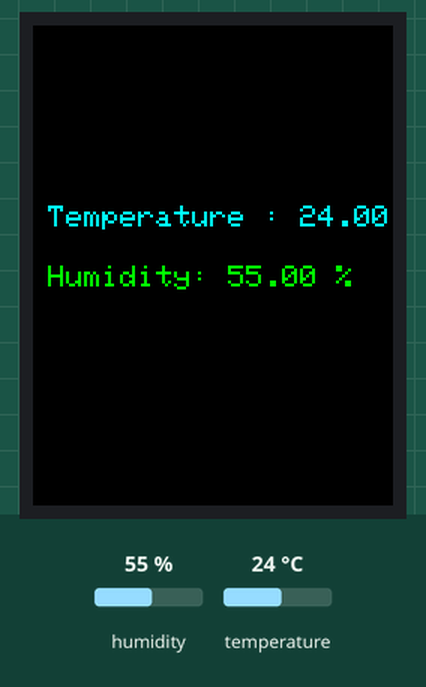
Bench run of a sketch on a simulated Arduino Uno, built with avr-gcc and run on an emulated ATmega328P. Parts: 240×320 colour display. The inputs (shaded band) are chosen by the test bench; at power-on: humidity 55 %, temperature 24 °C. What the sketch prints to the serial monitor is not drawn.

Above: at 1.3 s.
1.4 s: humidity set to 22 %
At 3.5 s:
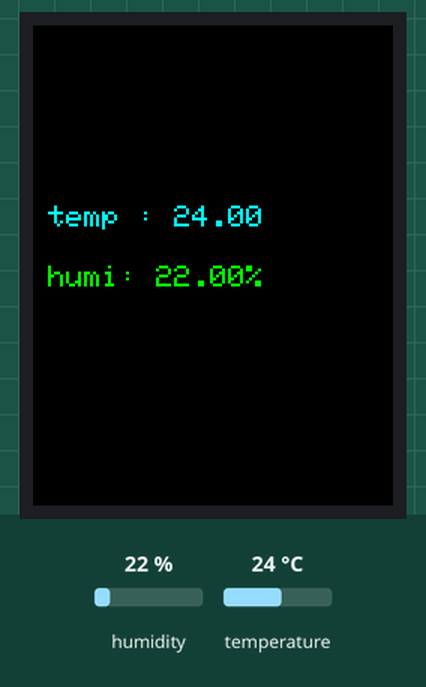
4.1 s: temperature set to 12 °C
At 5.0 s:
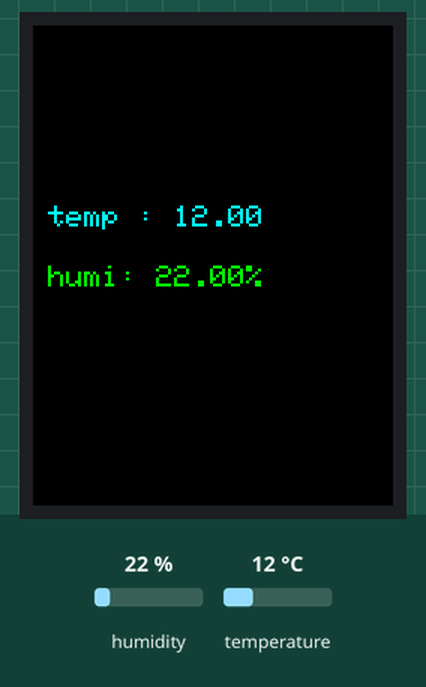
6.8 s: humidity set to 40 %
At 9.6 s:
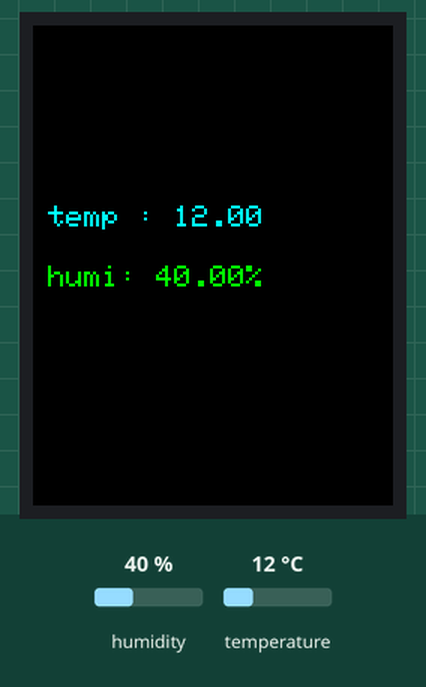
9.9 s: temperature set to 19 °C
Timing chart, 0 to 12.9 s (numbered marks = the images above; inputs shaded):
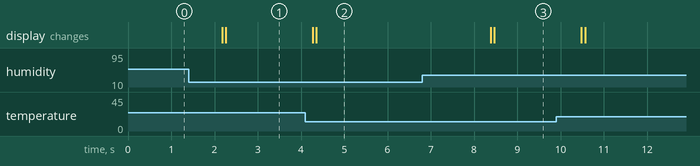

Measured:
- after the input at 1.4 s, the display: first changes after 0.78 s (image 1 shows a later state)
- after the input at 4.1 s, the display: first changes after 0.17 s (image 2 shows a later state)
- after the input at 6.8 s, the display: first changes after 1.6 s (image 3 shows a later state)

The sketch:

stm32-dht22.ino
```cpp
// STM32 Blue Pill SPI LCD Example

#include "SPI.h"
#include "Adafruit_GFX.h"
#include "Adafruit_ILI9341.h"
#include <DHT.h>

#define TFT_DC PB7
#define TFT_CS PB6
const int DHTPIN = A3;
const int DHTTYPE = DHT22;

Adafruit_ILI9341 tft = Adafruit_ILI9341(TFT_CS, TFT_DC);
DHT dht(DHTPIN, DHTTYPE);

float h;
float t;
void setup() {
  Serial.begin(115200);

  tft.begin();
  dht.begin();
  h = dht.readHumidity(); //Leitura umidade relativa do sensor
  t = dht.readTemperature(); //Lê temperatura

  tft.setCursor(10, 120);
  tft.setTextColor(ILI9341_CYAN);
  tft.setTextSize(2);
  tft.print("Temperature : ");
   tft.println(t);

  tft.setCursor(10, 160);
  tft.setTextColor(ILI9341_GREEN);
  tft.setTextSize(2);
  tft.print("Humidity: ");
  tft.print(h);
  tft.println(" %");
}

void loop() {


  float nh = dht.readHumidity();
  float nt = dht.readTemperature();
  if (nh!=h or nt!=t)
  {
    h=nh;
    t=nt;
      tft.fillScreen(ILI9341_BLACK);
      tft.setCursor(10, 120);
  tft.setTextColor(ILI9341_CYAN);
  tft.setTextSize(2);
  tft.print("temp : ");
   tft.println(t);

  tft.setCursor(10, 160);
  tft.setTextColor(ILI9341_GREEN);
  tft.setTextSize(2);
  tft.print("humi: ");
   tft.print(h);
  tft.println("%");
  }
    Serial.println("temp : ");
    Serial.println(t); // print temperatura
    Serial.println("humi : ");
    Serial.println(h); // print umidade

  delay(200);
}
```
